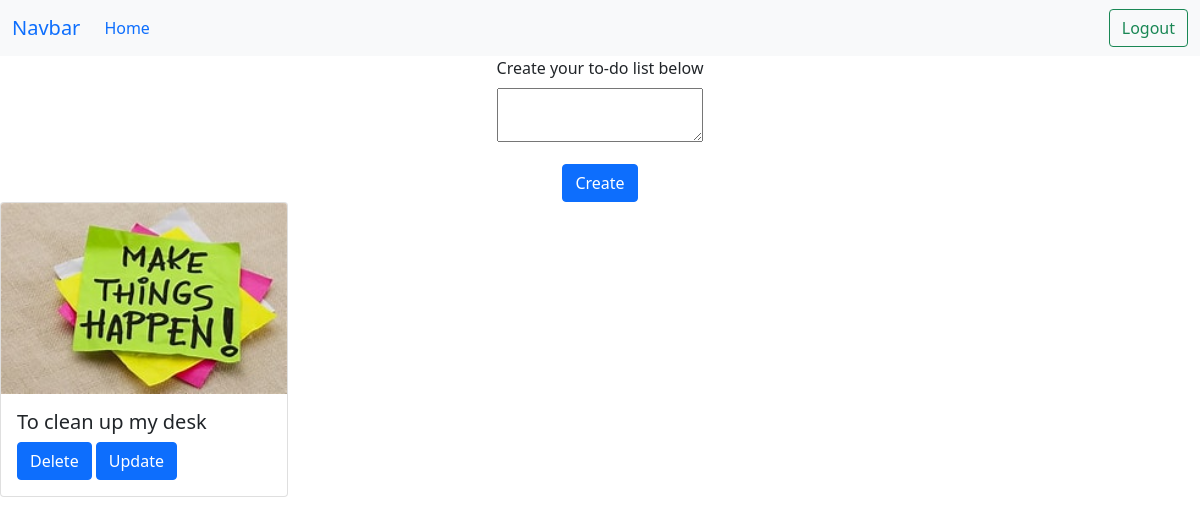
Page / (signed in) on the earlier database version.
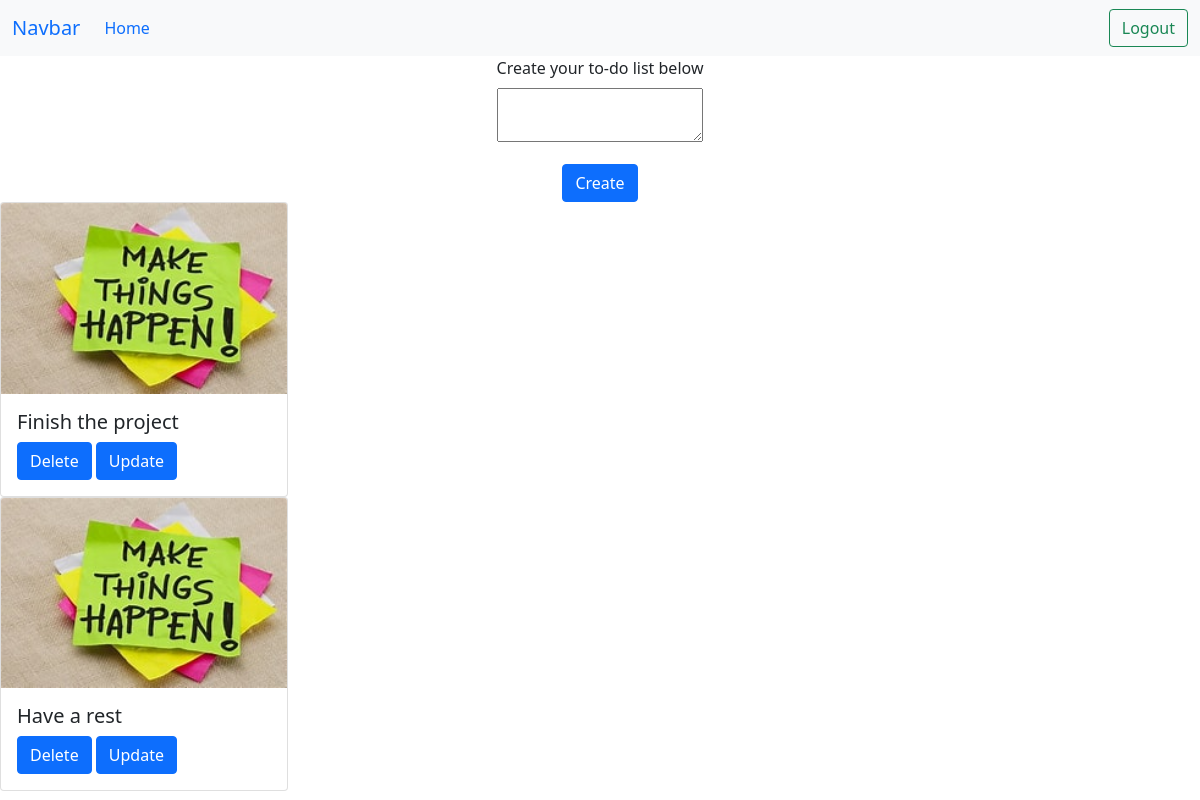
Same page on the later database version.
### main.py (models this page shows, shortened)
class ToDo(db.Model):
    __tablename__ = 'tasks'
    id = db.Column(db.Integer, primary_key=True)
    task = db.Column(db.String(50))

### main.py (the view, shortened to what this page needs)
@app.route('/', methods=['GET', 'POST'])
@login_required
def home():
    form = ToDoForm()
    tasks = ToDo.query.all()
    return render_template('home.html', form=form, user=current_user, tasks=tasks)

### main.py
class ToDoForm(FlaskForm):
    canvas = TextAreaField(label='Enter a task...', validators=[DataRequired()], widget=TextArea())

### main.py (called while the page is built)
@login_manager.user_loader
def load_user(user_id):
    return User.query.get(user_id)

### templates/home.html (shortened to what this page needs)
{% extends 'base.html' %}
{% if user.is_authenticated %}
    {% block status %} Logout {% endblock %}
    {% block url %}action="{{ url_for('logout') }}"{% endblock %}
    {% endif %}
{% block content %}
<div style="text-align: center;">
 <form  method="POST">
  <div class="mb-3 center-block col-lg-13 " >
    <label  class="form-label">Create your to-do list below</label><br>
    {{ form.canvas }}
  </div>
  <button type="submit" class="btn btn-primary">Create</button>
</form>
</div>
{% endblock %}
{% block article %}
    {% for task in tasks %}
        <div class="card" style="width: 18rem;">
             <img class="card-img-top" src="{{url_for('static', filename='./img/task_img.jpg')}}" alt="Task image">
  <div class="card-body">
        <h5 class="card-title">{{ task.task }}</h5>
      <a href="{{ url_for('delete', pk=task.id)}}" class="btn btn-primary" >Delete</a>
      <a href="{{ url_for('update', pk=task.id)}}" class="btn btn-primary" >Update</a>
  </div>
</div>
    {% endfor %}
{% endblock %}

### templates/base.html (shortened to what this page needs)
<!doctype html>
<html lang="en">
{% block head %}
<head>
    <link href="https://cdn.jsdelivr.net/npm/bootstrap@5.1.3/dist/css/bootstrap.min.css" rel="stylesheet">
</head>
{% endblock %}
{% block navbar %}
<nav class="navbar navbar-expand-lg bg-light">
  <div class="container-fluid">
    <a class="navbar-brand" href="{{ url_for('home') }}">Navbar</a>
    <div class="collapse navbar-collapse" id="navbarSupportedContent">
      <ul class="navbar-nav me-auto mb-2 mb-lg-0">
        <li class="nav-item">
          <a class="nav-link active" aria-current="page" href="{{ url_for('home') }}">Home</a>
        </li>
      </ul>
      <form class="" {% block url %} action="{{ url_for('login') }}" {% endblock %} method="POST">
        <button class="btn btn-outline-success" type="submit">{% block status %}Login{% endblock%}</button>
      </form>
    </div>
  </div>
</nav>
{% endblock %}
{% block content %}
{% endblock %}
{% block article %} {% endblock %}
</html>

Differences in the rows shown:
removed ToDo: task "To clean up my desk"
added ToDo: task "Finish the project"
added ToDo: task "Have a rest"
